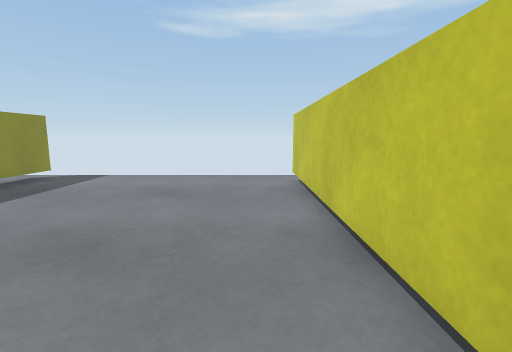
[1] (above)

12 first-person views from a walk through a 3-D level made in the Unity game engine. The camera is 0.55 m above the floor, tilts 8° down and sees 85° across. The floor is counted in squares, 0.25 m on a side. Each view is taken from the middle of a square. On the plan, view 1 faces up. The plan holds only what a view shows up to about 17 squares ahead; the rest is blank. The place goes on beyond the plan. The player character is not drawn.

[2]
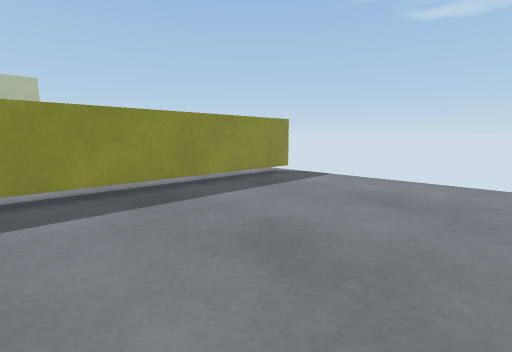

[3]
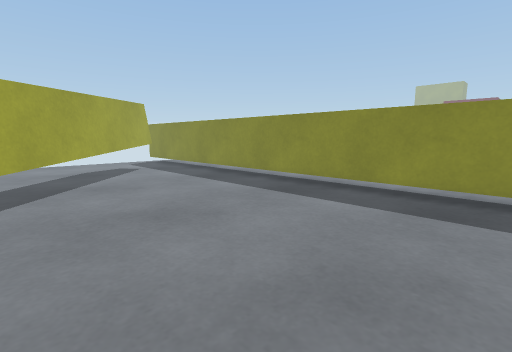

[4]
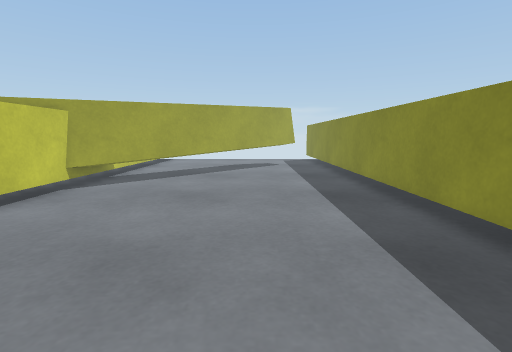

[5]
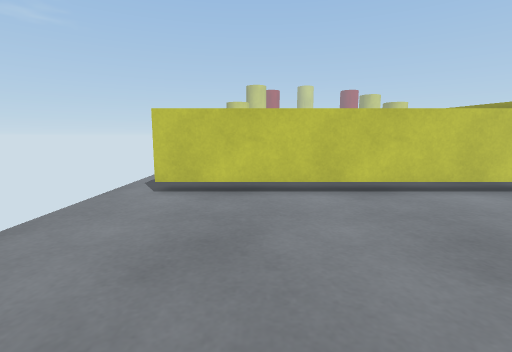

[6]
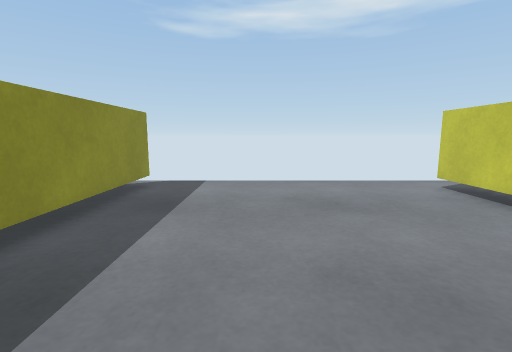

[7]
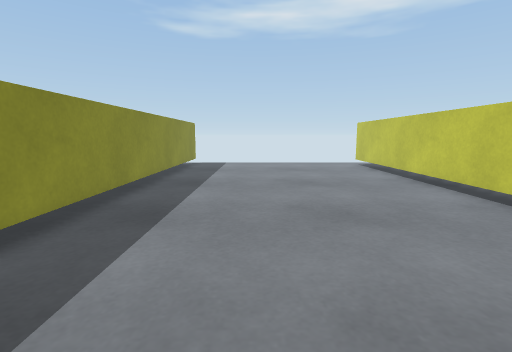

[8]
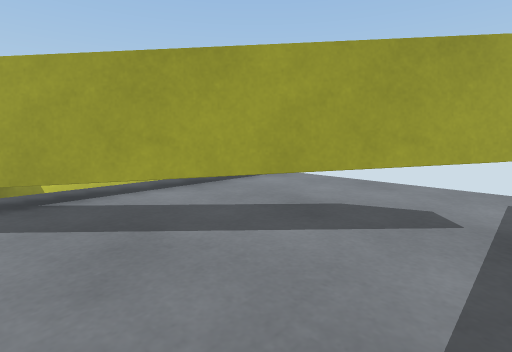

[9]
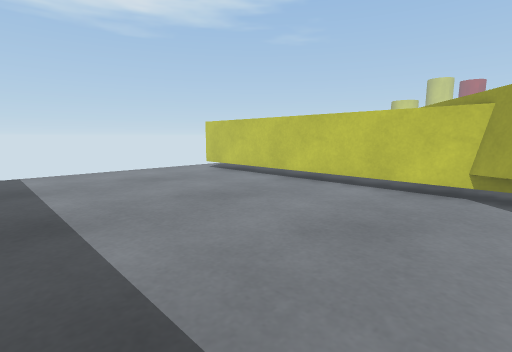

[10]
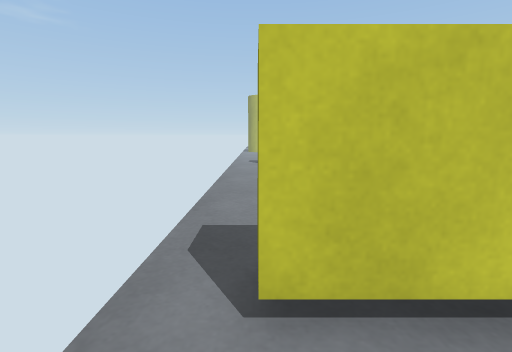

[11]
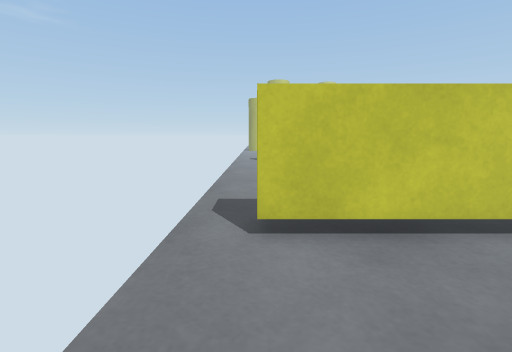

[12]
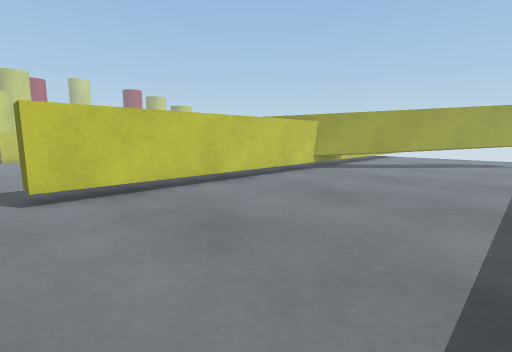

### Floor plan
Key: @ floor where view 1 was taken; # wall or solid block; . floor; ^ raised ledge; T thing the floor can be seen under or through.
Columns run from 11 left of view 1 to 15 right of it. Each row starts with its distance up from view 1.
 15 ^..........................
 14 ^............TT............
 13 ^............T .
 12 ^............T .
 11 ^............T .
 10 ^............T .
  9 ^............T .
  8 ^............T .
  7 ^............T .
  6 ^............T .
  5 ^............T .
  4 ^............T ..
  3 ^............T ..
  2 ^............T
  1 ^............T
  0 ^..........@.T
 -1 ^............^^
 -2 ^...........#^ ^
 -3 ^..........T#^ .
 -4 ^.........TTT^ .
 -5 ^........TTT T .
 -6 ^.......TTT .T .
 -7 ^......TTT ..T .
 -8   ....TTT ...T .
 -9   ...TTT ....T .
-10   ..TTT .....
-11   ..TT ......
-12   .TT .......
-13   #T ........
-14   . .........
-15   ...........
-16   ...........
-17   ...........

Positions as (right, up) in squares from view 1, and headings:
1: (0, 0), facing up
2: (0, 1), facing up-left
3: (0, 7), facing down-left
4: (-6, 10), facing down
5: (-9, 10), facing right
6: (-6, 2), facing up
7: (-6, -8), facing up
8: (-9, -4), facing down-right
9: (-10, -3), facing up-right
10: (-1, 14), facing right
11: (-4, 14), facing right
12: (-9, 15), facing down-right
